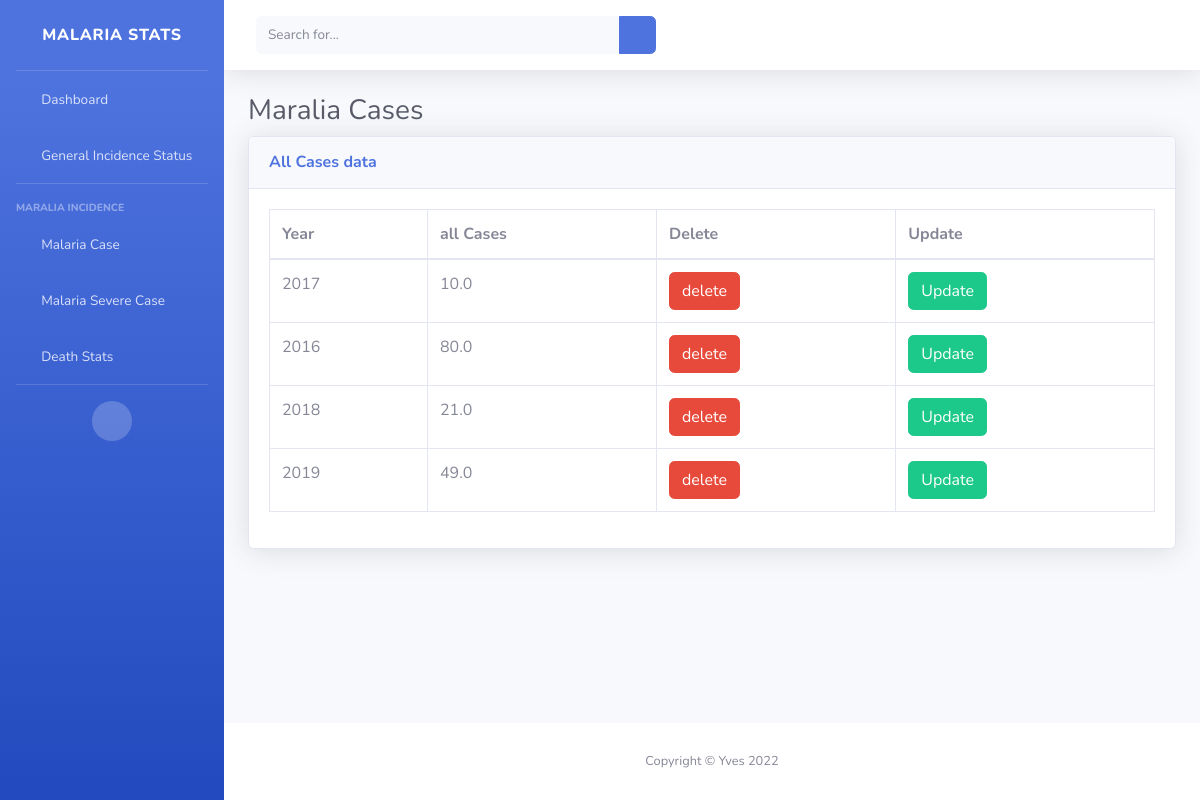
The page //allcase on the database its author committed.
### home/models.py (models this page shows)
class CaseData(models.Model):
    year = models.CharField(max_length=250)
    value = models.FloatField()
    objects = DataFrameManager()

### home/views.py (the view)
# urls.py: path('/allcase', views.allcase, name='all_case'),
def allcase(request):
    selectcase = CaseData.objects.all()
    contextdata = {
        'cases': selectcase
    }
    return render(request,'allcase.html', context=contextdata)

### templates/allcase.html (shortened to what this page needs)
{% extends 'base.html' %}
{% load static %}
{% block content %}
                <div class="container-fluid">
                    <h1 class="h3 mb-2 text-gray-800">Maralia Cases</h1>
                    <div class="card shadow mb-4">
                        <div class="card-header py-3">
                            <h6 class="m-0 font-weight-bold text-primary">All Cases data</h6>
                        </div>
                        <div class="card-body">
                            <div class="table-responsive">
                                <table class="table table-bordered" id="dataTable" width="100%" cellspacing="0">
                                    <thead>
                                        <tr>
                                            <th>Year</th>
                                            <th>all Cases</th>
                                            <th>Delete</th>
                                            <th>Update</th>
                                        </tr>
                                    </thead>
                                    <tbody>
                                      {% for x in cases %}
                                        <tr>
                                            <td>{{ x.year }}</td>
                                            <td>{{ x.value}}</td>
                                            <td><a href="{% url 'deleteCase' id=x.id %}"><span class="btn btn-danger">delete</span></a></td>
                                            <td><a href="{% url 'updateCase' id=x.id %}"><span class="btn btn-success">Update</span></a></td>
                                        </tr>
                                        {% endfor %}
                                    </tbody>
                                </table>
                            </div>
                        </div>
                    </div>
                </div>
{% endblock %}

### rows shown on the page
CaseData: year "2017", value "10.0"
CaseData: year "2016", value "80.0"
CaseData: year "2018", value "21.0"
CaseData: year "2019", value "49.0"
